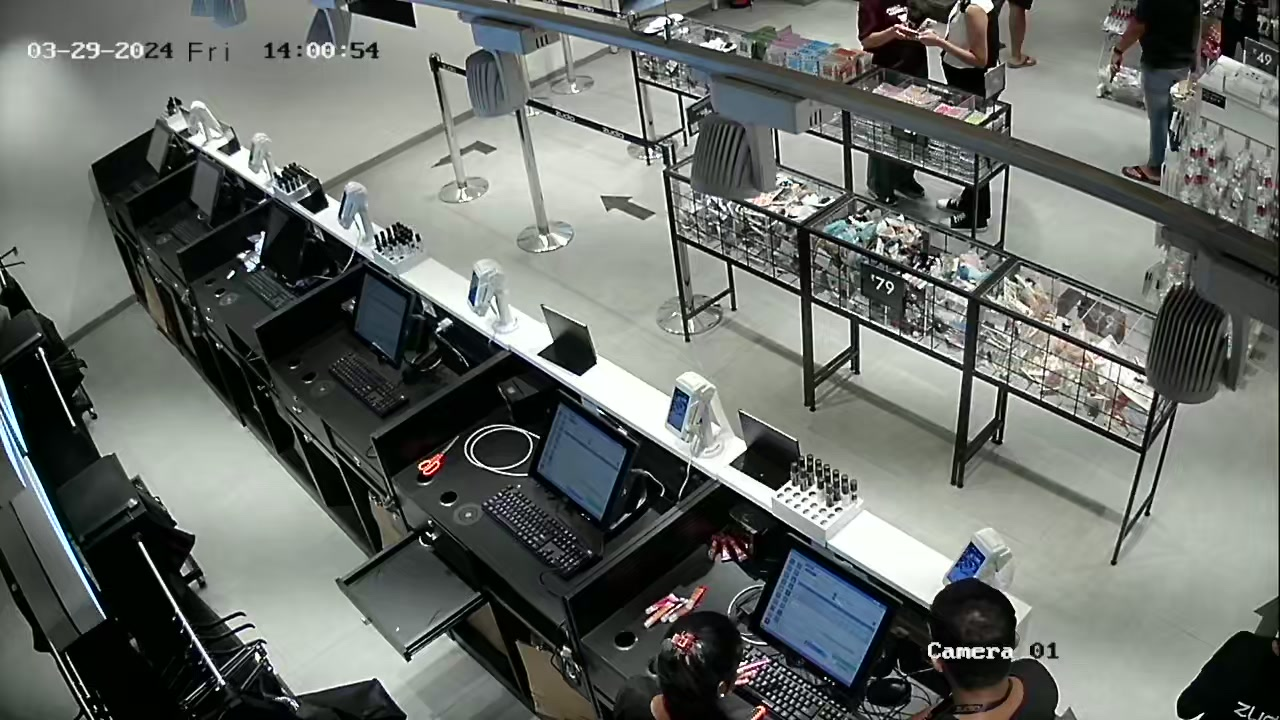
#> input picture Z585/images/Z585_channel_no_1.jpg, 1280 x 720 px
$ python show_poly.py
#> lines starting #> are read from the running program, lines starting #| are printed output that depends on the picture; after the words box and inside, x2 and y2 are one past the last pixel; in counts of white or black regions, pixels touching at a corner belong together
import numpy as np
import cv2

# Create a black image
image = cv2.imread('Z585_channel_no_1.jpg')
#> image is the input picture: shape (720, 1280, 3); mean B, G, R 103.7, 108.2, 103.8

# Define points for multiple polygons
polygons = [
    np.array([[0, 123], [0, 720], [1175, 720],[170,118]], np.int32),  # E
    np.array([[170, 118],[1020, 621], [1195, 363],[390,41]], np.int32),  # L1
    np.array([[390, 41], [1195, 363], [1138, 168], [643,8]], np.int32)  # L2
]

# Reshape the points array into a 3D array with one entry for each polygon
polygons = [polygon.reshape((-1, 1, 2)) for polygon in polygons]

# Draw each polygon on the image
for polygon in polygons:
    cv2.polylines(image, [polygon], isClosed=True, color=(0, 255, 0), thickness=2)
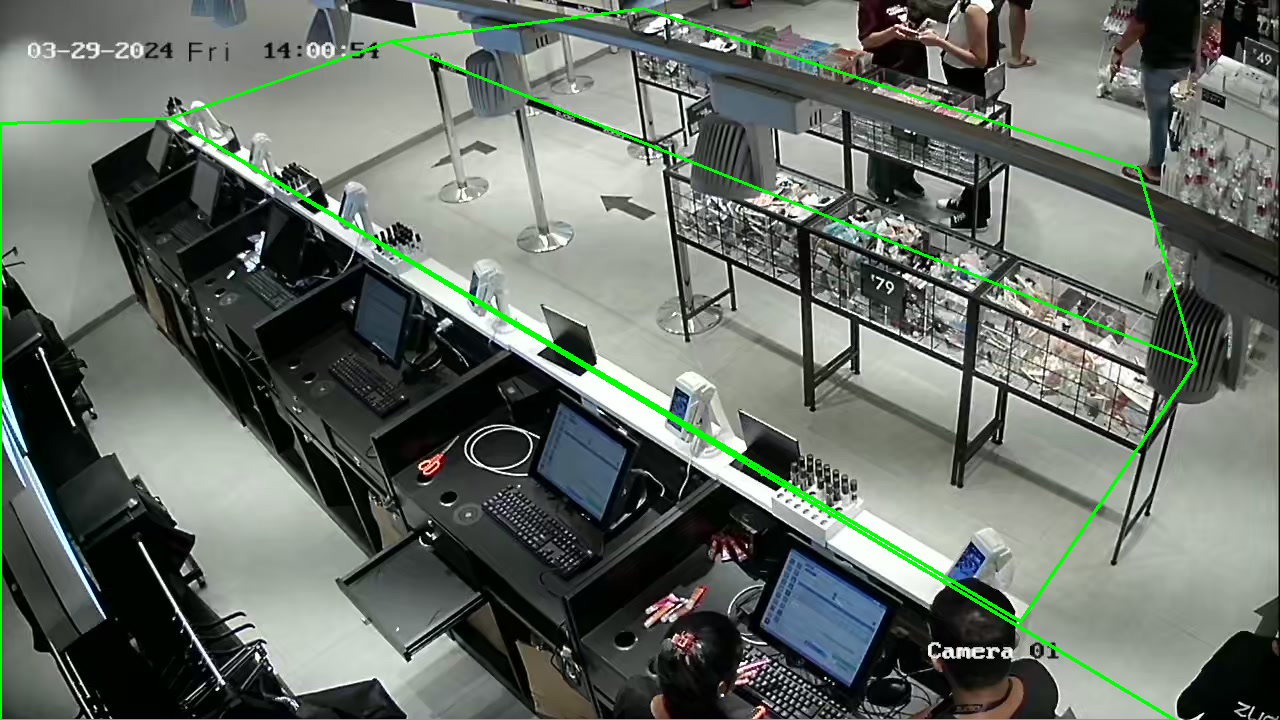
#> image: shape (720, 1280, 3); 1.72% of pixels changed, all inside (x1, y1, x2, y2) = (0, 7, 1197, 720)

# Display the image
cv2.imshow('Polygons', image)
cv2.waitKey(0)
cv2.destroyAllWindows()

$ run again, with Z585/images/Z585_channel_no_10.jpg copied over Z585/images/Z585_channel_no_1.jpg
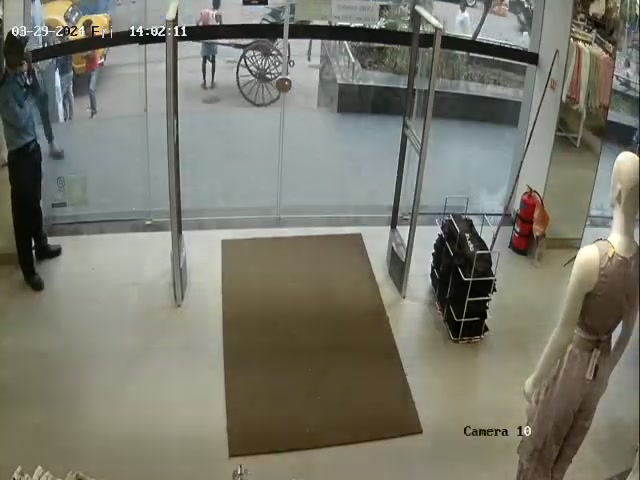
#> input picture Z585/images/Z585_channel_no_10.jpg, 640 x 480 px
#> image is the input picture: shape (480, 640, 3); mean B, G, R 108.3, 120.3, 120.6
#> after the loop `for polygon in polygons:`:
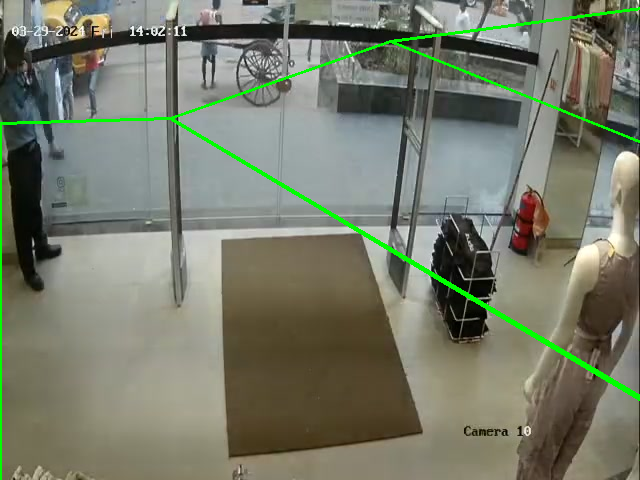
#> image: shape (480, 640, 3); 1.9% of pixels changed, all inside (x1, y1, x2, y2) = (0, 7, 640, 480)

$ run again, with Z585/images/Z585_channel_no_11.jpg copied over Z585/images/Z585_channel_no_1.jpg
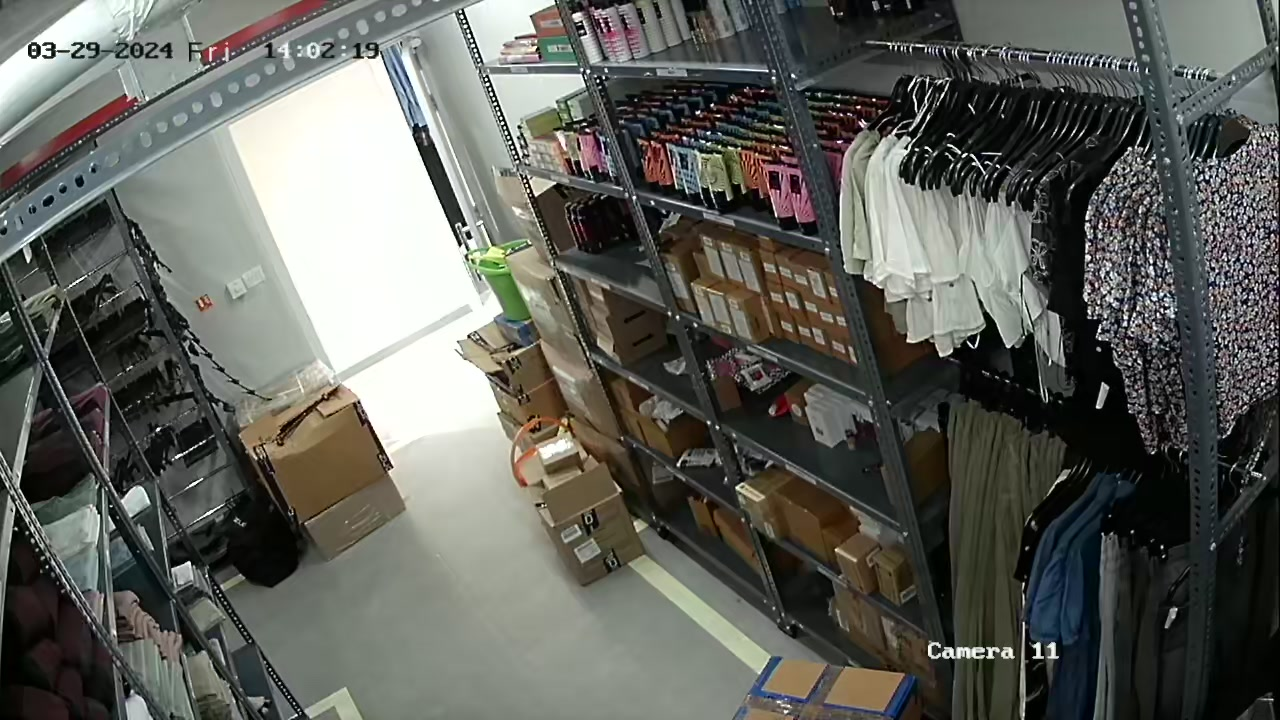
#> input picture Z585/images/Z585_channel_no_11.jpg, 1280 x 720 px
#> image is the input picture: shape (720, 1280, 3); mean B, G, R 91.7, 97.8, 96.4
#> after the loop `for polygon in polygons:`:
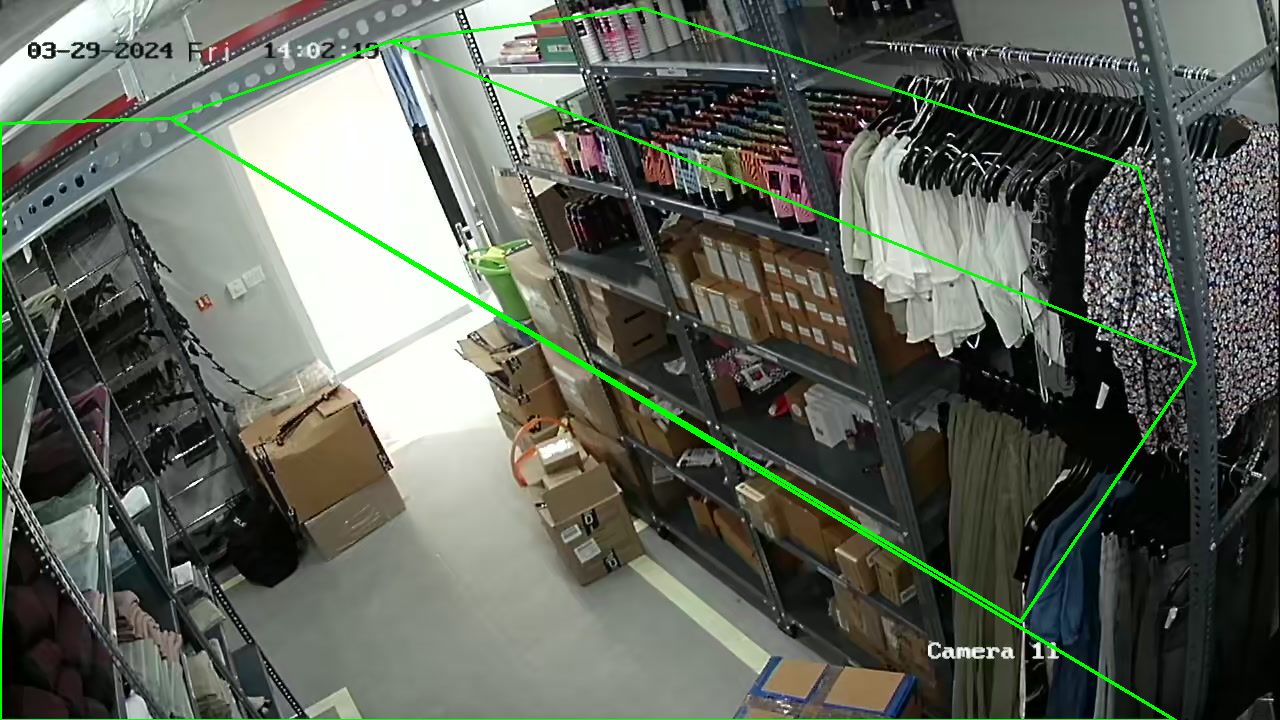
#> image: shape (720, 1280, 3); 1.72% of pixels changed, all inside (x1, y1, x2, y2) = (0, 7, 1197, 720)

$ run again, with Z585/images/Z585_channel_no_12.jpg copied over Z585/images/Z585_channel_no_1.jpg
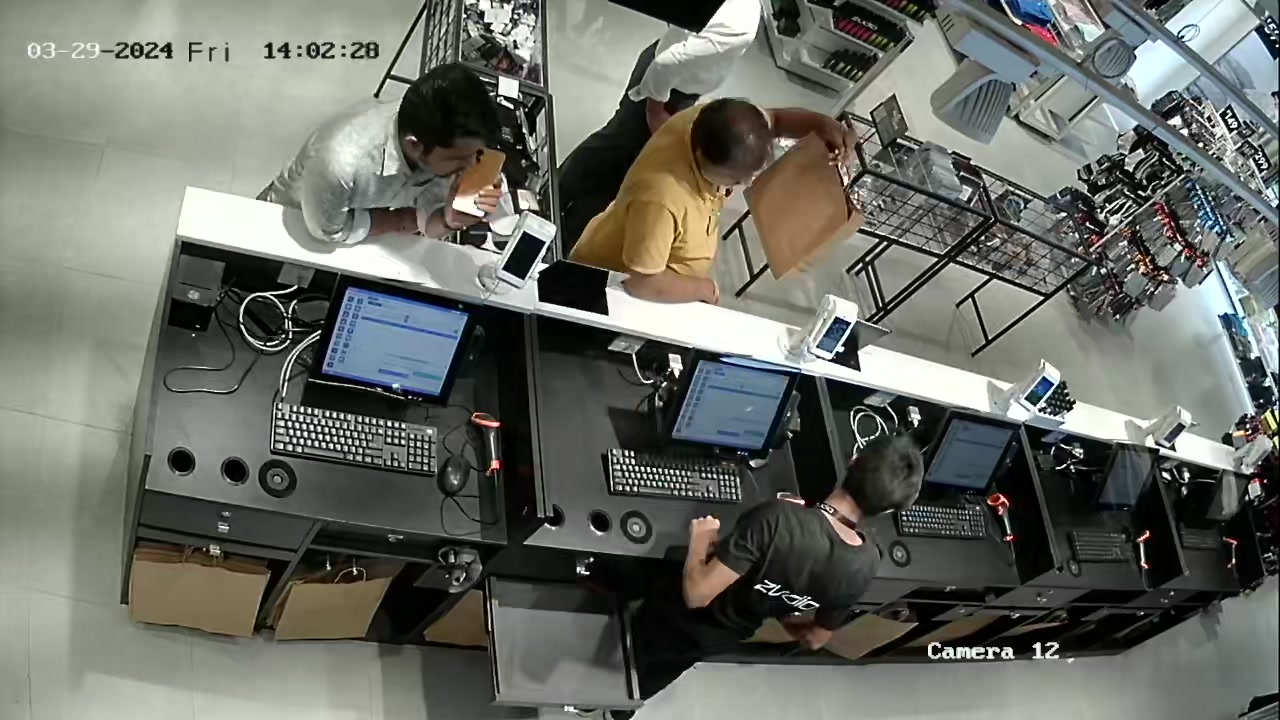
#> input picture Z585/images/Z585_channel_no_12.jpg, 1280 x 720 px
#> image is the input picture: shape (720, 1280, 3); mean B, G, R 101.8, 108.6, 106.5
#> after the loop `for polygon in polygons:`:
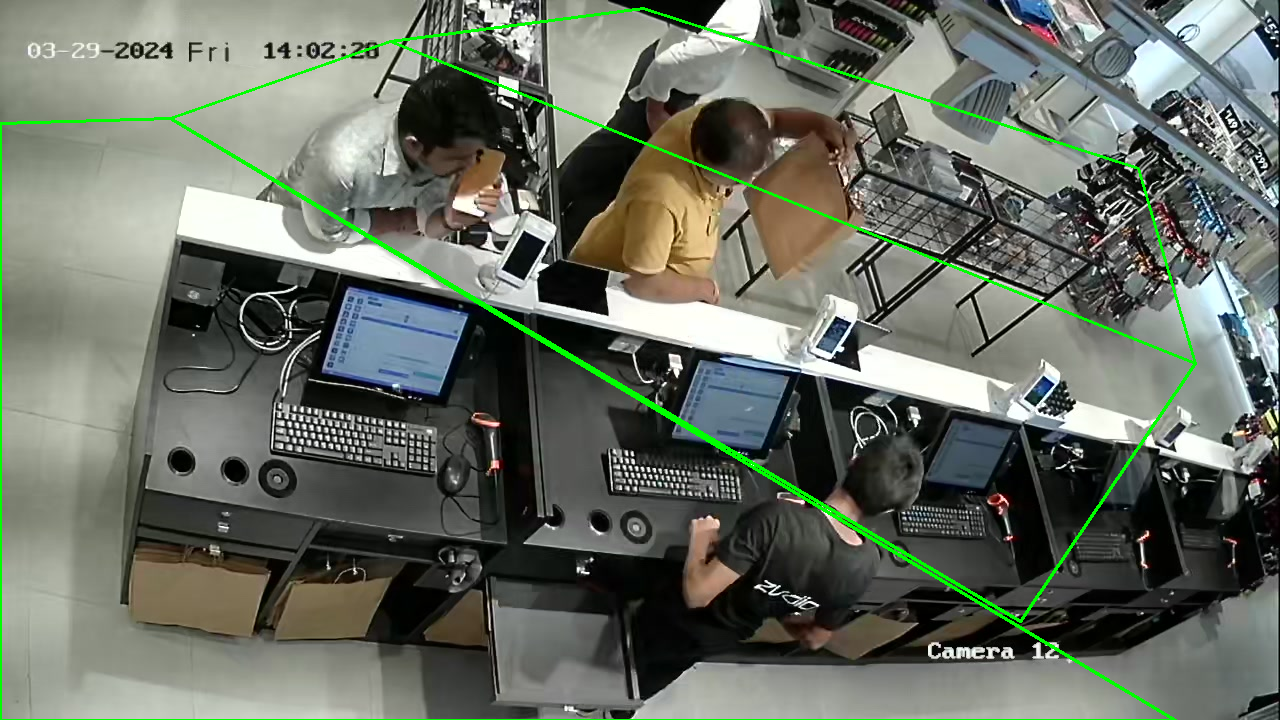
#> image: shape (720, 1280, 3); 1.72% of pixels changed, all inside (x1, y1, x2, y2) = (0, 7, 1197, 720)
